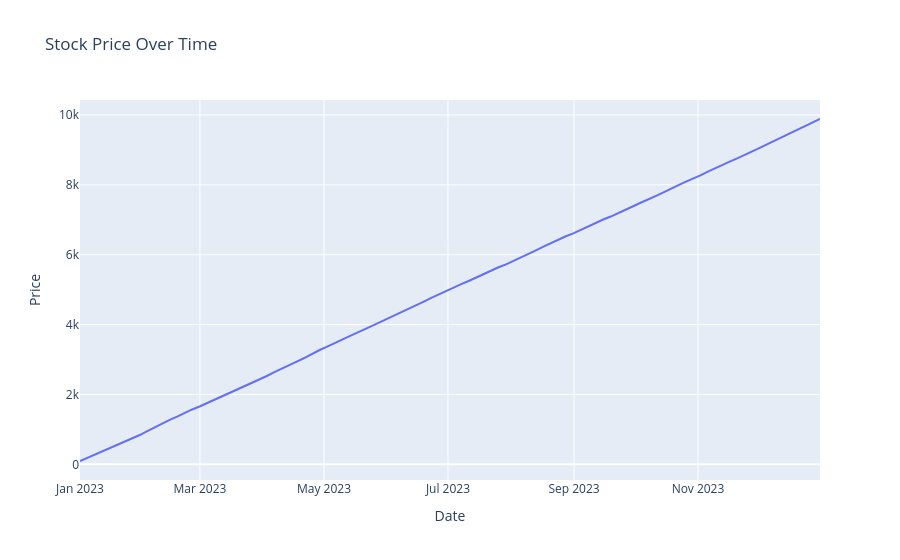
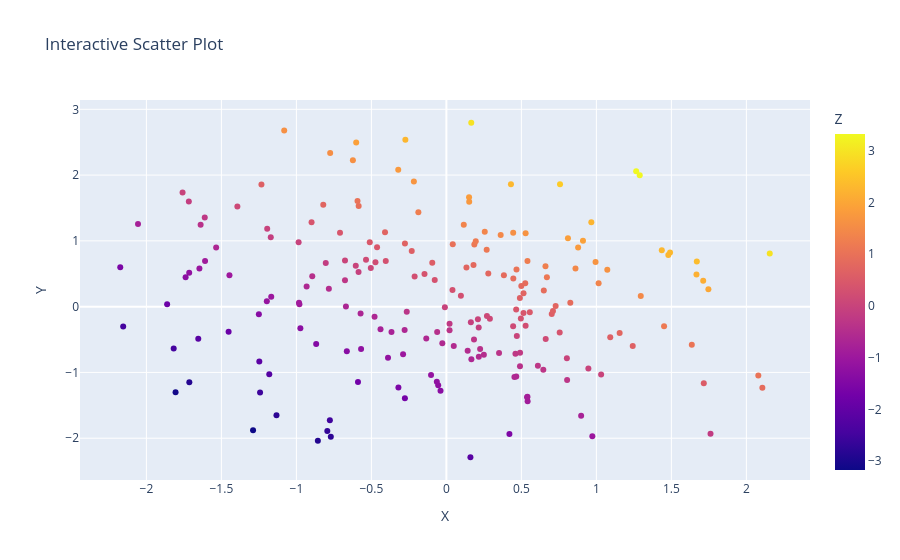
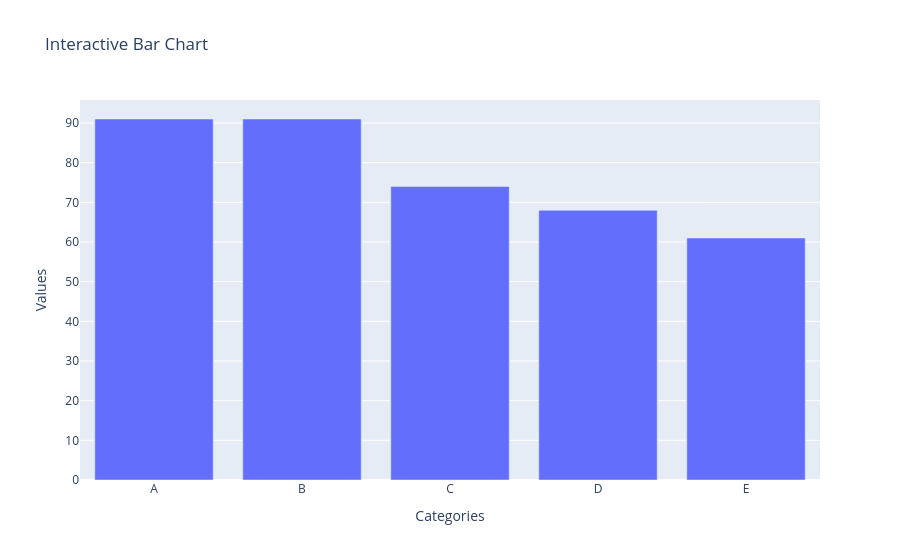

The code cell stored with these charts, in order, in its notebook:
### Markdown cell above
#### 🎯 **Exercise 8: Interactive Plotting with Plotly**

Create interactive plots using Plotly:

- **Line Chart**: Create an interactive line chart showing stock prices over time with hover information
- **Scatter Plot**: Generate an interactive scatter plot with 200 points, colored by a third variable
- **Bar Chart**: Create an interactive bar chart with custom hover templates
- **Styling**: Add titles, axis labels, and customize colors and layout

**💡 Hint:** Use `plotly.graph_objects` or `plotly.express` (e.g., `px.line()`, `px.scatter()`, `px.bar()`).

### Code cell
import plotly.express as px
import numpy as np

# Line chart
dates = pd.date_range('2023-01-01', '2023-12-31', periods=100)
prices = np.random.normal(loc=100, scale=10, size=100).cumsum()
df1 = pd.DataFrame({'Date': dates, 'Price': prices})
fig1 = px.line(df1, x='Date', y='Price', title='Stock Price Over Time')
fig1.show()

# Scatter plot 
n_points = 200
x = np.random.normal(0, 1, n_points)
y = np.random.normal(0, 1, n_points)
z = x + y  # Third variable for coloring
df2 = pd.DataFrame({'X': x, 'Y': y, 'Z': z})
fig2 = px.scatter(df2, x='X', y='Y', color='Z', title='Interactive Scatter Plot')
fig2.show()

# Bar chart
categories = ['A', 'B', 'C', 'D', 'E']
values = np.random.randint(10, 100, len(categories))
df3 = pd.DataFrame({'Category': categories, 'Value': values})
fig3 = px.bar(df3, x='Category', y='Value', title='Interactive Bar Chart')
fig3.update_layout(xaxis_title='Categories', yaxis_title='Values')
fig3.show()

### Figure 1 — Plotly figure (JSON) as saved in the notebook; plotly's stock layout.template omitted (floating-point values rounded to 4 significant figures)
{"data": [{"hovertemplate": "Date=%{x}<br>Price=%{y}<extra></extra>", "legendgroup": "", "line": {"color": "#636efa", "dash": "solid"}, "marker": {"symbol": "circle"}, "mode": "lines", "name": "", "orientation": "v", "showlegend": false, "type": "scatter", "x": ["2023-01-01T00:00:00.000000000", "2023-01-04T16:14:32.727272727", "2023-01-08T08:29:05.454545454", "2023-01-12T00:43:38.181818181", "2023-01-15T16:58:10.909090909", "2023-01-19T09:12:43.636363636", "2023-01-23T01:27:16.363636363", "2023-01-26T17:41:49.090909090", "2023-01-30T09:56:21.818181818", "2023-02-03T02:10:54.545454545", "2023-02-06T18:25:27.272727272", "2023-02-10T10:40:00.000000000", "2023-02-14T02:54:32.727272727", "2023-02-17T19:09:05.454545454", "2023-02-21T11:23:38.181818181", "2023-02-25T03:38:10.909090909", "2023-02-28T19:52:43.636363636", "2023-03-04T12:07:16.363636363", "2023-03-08T04:21:49.090909090", "2023-03-11T20:36:21.818181818", "2023-03-15T12:50:54.545454545", "2023-03-19T05:05:27.272727272", "2023-03-22T21:20:00.000000000", "2023-03-26T13:34:32.727272727", "2023-03-30T05:49:05.454545454", "2023-04-02T22:03:38.181818181", "2023-04-06T14:18:10.909090908", "2023-04-10T06:32:43.636363636", "2023-04-13T22:47:16.363636363", "2023-04-17T15:01:49.090909090", "2023-04-21T07:16:21.818181818", "2023-04-24T23:30:54.545454544", "2023-04-28T15:45:27.272727272", "2023-05-02T08:00:00.000000000", "2023-05-06T00:14:32.727272726", "2023-05-09T16:29:05.454545454", "2023-05-13T08:43:38.181818180", "2023-05-17T00:58:10.909090908", "2023-05-20T17:12:43.636363636", "2023-05-24T09:27:16.363636362", "2023-05-28T01:41:49.090909090", "2023-05-31T17:56:21.818181818", "2023-06-04T10:10:54.545454544", "2023-06-08T02:25:27.272727272", "2023-06-11T18:40:00.000000000", "2023-06-15T10:54:32.727272726", "2023-06-19T03:09:05.454545454", "2023-06-22T19:23:38.181818180", "2023-06-26T11:38:10.909090908", "2023-06-30T03:52:43.636363636", "2023-07-03T20:07:16.363636362", "2023-07-07T12:21:49.090909090", "2023-07-11T04:36:21.818181816", "2023-07-14T20:50:54.545454544", "2023-07-18T13:05:27.272727272", "2023-07-22T05:19:59.999999998", "2023-07-25T21:34:32.727272726", "2023-07-29T13:49:05.454545452", "2023-08-02T06:03:38.181818180", "2023-08-05T22:18:10.909090908", "2023-08-09T14:32:43.636363636", "2023-08-13T06:47:16.363636364", "2023-08-16T23:01:49.090909088", "2023-08-20T15:16:21.818181816", "2023-08-24T07:30:54.545454544", "2023-08-27T23:45:27.272727272", "2023-08-31T16:00:00.000000000", "2023-09-04T08:14:32.727272724", "2023-09-08T00:29:05.454545452", "2023-09-11T16:43:38.181818180", "2023-09-15T08:58:10.909090908", "2023-09-19T01:12:43.636363636", "2023-09-22T17:27:16.363636360", "2023-09-26T09:41:49.090909088", "2023-09-30T01:56:21.818181816", "2023-10-03T18:10:54.545454544", "2023-10-07T10:25:27.272727272", "2023-10-11T02:40:00.000000000", "2023-10-14T18:54:32.727272724", "2023-10-18T11:09:05.454545452", "2023-10-22T03:23:38.181818180", "2023-10-25T19:38:10.909090908", "2023-10-29T11:52:43.636363636", "2023-11-02T04:07:16.363636360", "2023-11-05T20:21:49.090909088", "2023-11-09T12:36:21.818181816", "2023-11-13T04:50:54.545454544", "2023-11-16T21:05:27.272727272", "2023-11-20T13:20:00.000000000", "2023-11-24T05:34:32.727272724", "2023-11-27T21:49:05.454545452", "2023-12-01T14:03:38.181818180", "2023-12-05T06:18:10.909090908", "2023-12-08T22:32:43.636363636", "2023-12-12T14:47:16.363636360", "2023-12-16T07:01:49.090909088", "2023-12-19T23:16:21.818181816", "2023-12-23T15:30:54.545454544", "2023-12-27T07:45:27.272727272", "2023-12-31T00:00:00.000000000"], "xaxis": "x", "y": [94.76, 188.1, 276.6, 364.7, 460.9, 562.7, 657.3, 751.1, 838.4, 950.6, 1061.0, 1174.0, 1273.0, 1365.0, 1472.0, 1570.0, 1655.0, 1751.0, 1850.0, 1936.0, 2041.0, 2128.0, 2221.0, 2333.0, 2434.0, 2528.0, 2639.0, 2732.0, 2826.0, 2940.0, 3043.0, 3166.0, 3265.0, 3360.0, 3469.0, 3564.0, 3661.0, 3765.0, 3857.0, 3955.0, 4053.0, 4150.0, 4257.0, 4355.0, 4453.0, 4556.0, 4657.0, 4762.0, 4864.0, 4964.0, 5067.0, 5156.0, 5247.0, 5351.0, 5437.0, 5541.0, 5640.0, 5723.0, 5819.0, 5915.0, 6012.0, 6126.0, 6229.0, 6331.0, 6419.0, 6527.0, 6610.0, 6716.0, 6809.0, 6913.0, 7008.0, 7092.0, 7198.0, 7296.0, 7386.0, 7487.0, 7575.0, 7674.0, 7775.0, 7887.0, 7983.0, 8083.0, 8172.0, 8273.0, 8380.0, 8483.0, 8578.0, 8672.0, 8763.0, 8852.0, 8963.0, 9064.0, 9166.0, 9266.0, 9370.0, 9466.0, 9572.0, 9667.0, 9770.0, 9884.0], "yaxis": "y"}], "layout": {"legend": {"tracegroupgap": 0}, "title": {"text": "Stock Price Over Time"}, "xaxis": {"anchor": "y", "domain": [0, 1], "title": {"text": "Date"}}, "yaxis": {"anchor": "x", "domain": [0, 1], "title": {"text": "Price"}}}}

### Figure 2 — Plotly figure (JSON) as saved in the notebook; plotly's stock layout.template omitted (floating-point values rounded to 4 significant figures; data arrays with more than 128 entries replaced by an {"elided": "..."} marker saying what was removed)
{"data": [{"hovertemplate": "X=%{x}<br>Y=%{y}<br>Z=%{marker.color}<extra></extra>", "legendgroup": "", "marker": {"color": {"elided": "200 float values"}, "coloraxis": "coloraxis", "symbol": "circle"}, "mode": "markers", "name": "", "orientation": "v", "showlegend": false, "type": "scatter", "x": {"elided": "200 float values"}, "xaxis": "x", "y": {"elided": "200 float values"}, "yaxis": "y"}], "layout": {"coloraxis": {"colorbar": {"title": {"text": "Z"}}, "colorscale": [[0, "#0d0887"], [0.1111, "#46039f"], [0.2222, "#7201a8"], [0.3333, "#9c179e"], [0.4444, "#bd3786"], [0.5556, "#d8576b"], [0.6667, "#ed7953"], [0.7778, "#fb9f3a"], [0.8889, "#fdca26"], [1, "#f0f921"]]}, "legend": {"tracegroupgap": 0}, "title": {"text": "Interactive Scatter Plot"}, "xaxis": {"anchor": "y", "domain": [0, 1], "title": {"text": "X"}}, "yaxis": {"anchor": "x", "domain": [0, 1], "title": {"text": "Y"}}}}

### Figure 3 — Plotly figure (JSON) as saved in the notebook; plotly's stock layout.template omitted (floating-point values rounded to 4 significant figures)
{"data": [{"hovertemplate": "Category=%{x}<br>Value=%{y}<extra></extra>", "legendgroup": "", "marker": {"color": "#636efa", "pattern": {"shape": ""}}, "name": "", "orientation": "v", "showlegend": false, "textposition": "auto", "type": "bar", "x": ["A", "B", "C", "D", "E"], "xaxis": "x", "y": [91, 91, 74, 68, 61], "yaxis": "y"}], "layout": {"barmode": "relative", "legend": {"tracegroupgap": 0}, "title": {"text": "Interactive Bar Chart"}, "xaxis": {"anchor": "y", "domain": [0, 1], "title": {"text": "Categories"}}, "yaxis": {"anchor": "x", "domain": [0, 1], "title": {"text": "Values"}}}}
